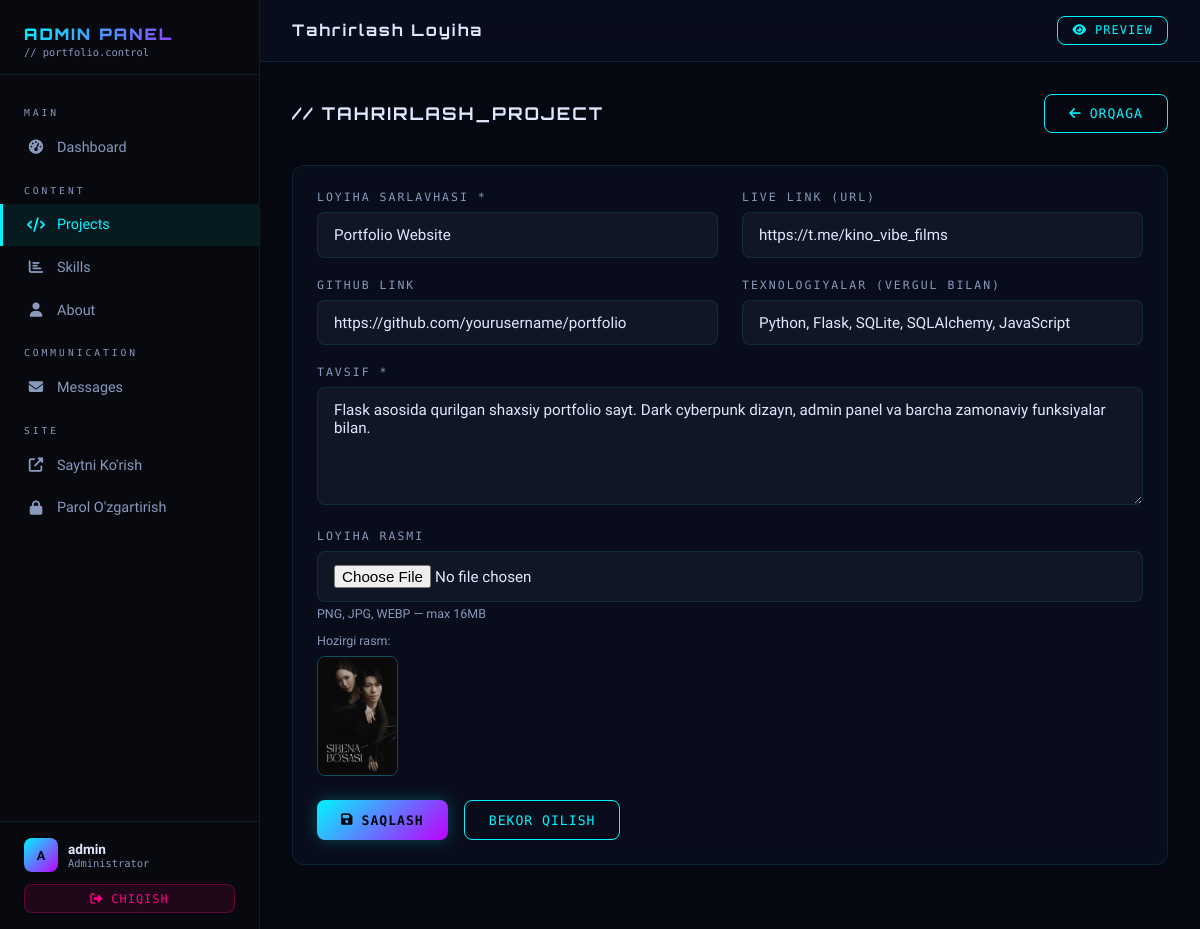
The app's page /admin/projects/edit/1 (signed in) with its own data.
### app.py (models this page shows, shortened)
class Project(db.Model):
    id = db.Column(db.Integer, primary_key=True)
    title = db.Column(db.String(200), nullable=False)
    description = db.Column(db.Text, nullable=False)
    image = db.Column(db.String(300), default='default_project.png')
    link = db.Column(db.String(500), nullable=True)
    github_link = db.Column(db.String(500), nullable=True)
    tech_stack = db.Column(db.String(500), nullable=True)  # "Python, Flask, SQLite"
    created_at = db.Column(db.DateTime, default=datetime.utcnow)

### app.py (the view, shortened to what this page needs)
@app.route('/admin/projects/edit/<int:id>', methods=['GET', 'POST'])
@login_required
def admin_edit_project(id):
    project = Project.query.get_or_404(id)
    return render_template('admin/project_form.html', project=project, action='Tahrirlash')

### app.py (called while the page is built)
def login_required(f):
    @wraps(f)
    def decorated_function(*args, **kwargs):
        if 'admin_logged_in' not in session:
            flash('Iltimos avval tizimga kiring', 'error')
            return redirect(url_for('admin_login'))
        return f(*args, **kwargs)
    return decorated_function

### templates/admin/project_form.html (shortened to what this page needs)
{% extends 'admin/base.html' %}
{% block topbar_title %}{{ action }} Loyiha{% endblock %}
{% block content %}
<div class="page-header">
    <div>
        <div class="page-title">// {{ action.upper() }}_PROJECT</div>
    </div>
    <a href="{{ url_for('admin_projects') }}" class="btn btn-outline">
        <i class="fas fa-arrow-left"></i> Orqaga
    </a>
</div>
<div class="card">
    <div class="card-body">
        <form method="POST" enctype="multipart/form-data">
            <div style="display:grid; grid-template-columns: 1fr 1fr; gap:1.5rem;">
                <div class="form-group">
                    <label class="form-label">Loyiha Sarlavhasi *</label>
                    <input type="text" name="title" class="form-control"
                           value="{{ project.title if project else '' }}"
                           placeholder="My Awesome Project" required>
                </div>
                <div class="form-group">
                    <label class="form-label">Live Link (URL)</label>
                    <input type="url" name="link" class="form-control"
                           value="{{ project.link if project else '' }}"
                           placeholder="https://myproject.com">
                </div>
            </div>
            <div style="display:grid; grid-template-columns: 1fr 1fr; gap:1.5rem;">
                <div class="form-group">
                    <label class="form-label">GitHub Link</label>
                    <input type="url" name="github_link" class="form-control"
                           value="{{ project.github_link if project else '' }}"
                           placeholder="https://github.com/user/repo">
                </div>
                <div class="form-group">
                    <label class="form-label">Texnologiyalar (vergul bilan)</label>
                    <input type="text" name="tech_stack" class="form-control"
                           value="{{ project.tech_stack if project else '' }}"
                           placeholder="Python, Flask, SQLite">
                </div>
            </div>
            <div class="form-group">
                <label class="form-label">Tavsif *</label>
                <textarea name="description" class="form-control" rows="5"
                          placeholder="Loyiha haqida batafsil ma'lumot..." required>{{ project.description if project else '' }}</textarea>
            </div>
            <div class="form-group">
                <label class="form-label">Loyiha Rasmi</label>
                <input type="file" name="image" class="form-control" id="image" accept="image/*">
                <div class="form-text">PNG, JPG, WEBP — max 16MB</div>
                {% if project and project.image and project.image != 'default_project.png' %}
                <div class="image-preview-wrap">
                    <p class="form-text" style="margin-bottom:0.5rem">Hozirgi rasm:</p>
                    <img src="{{ url_for('static', filename='uploads/' + project.image) }}"
                         class="image-preview" alt="Current image">
                </div>
                {% endif %}
            </div>
            <div style="display:flex; gap:1rem; margin-top:1rem;">
                <button type="submit" class="btn btn-primary">
                    <i class="fas fa-save"></i> Saqlash
                </button>
                <a href="{{ url_for('admin_projects') }}" class="btn btn-outline">
                    Bekor qilish
                </a>
            </div>
        </form>
    </div>
</div>
{% endblock %}

### static/css/admin.css (style rules this page uses)
:root { --bg-dark: #050810; --bg-card: #0a0f1e; --bg-sidebar: #07090f; --neon-cyan: #00f5ff; --neon-purple: #bf00ff; --neon-pink: #ff0080; --neon-green: #00ff88; --neon-orange: #ff9500; --text-primary: #e0e8ff; --text-secondary: #8899bb; --border-glow: rgba(0,245,255,0.3); --border-dim: rgba(0,245,255,0.1); --font-display: 'Orbitron', monospace; --font-mono: 'Share Tech Mono', monospace; --font-body: 'Rajdhani', sans-serif; --sidebar-w: 260px; --transition: 0.3s cubic-bezier(0.4,0,0.2,1); }
*, *::before, *::after { box-sizing: border-box; margin: 0; padding: 0; }
html { scroll-behavior: smooth; }
body { background: var(--bg-dark); color: var(--text-primary); font-family: var(--font-body); min-height: 100vh; }
a { color: var(--neon-cyan); text-decoration: none; transition: var(--transition); }
.form-group { margin-bottom: 1.25rem; }
.form-label { display: block; margin-bottom: 0.5rem; font-family: var(--font-mono); font-size: 0.72rem; color: var(--text-secondary); letter-spacing: 2px; text-transform: uppercase; }
.form-control { width: 100%; padding: 0.8rem 1rem; background: rgba(255,255,255,0.04); border: 1px solid var(--border-dim); border-radius: 8px; color: var(--text-primary); font-family: var(--font-body); font-size: 0.95rem; transition: var(--transition); resize: vertical; }
.form-control::placeholder { color: var(--text-secondary); opacity: 0.5; }
.form-text { font-size: 0.78rem; color: var(--text-secondary); margin-top: 0.3rem; }
.btn { display: inline-flex; align-items: center; gap: 8px; padding: 0.7rem 1.5rem; font-family: var(--font-mono); font-size: 0.82rem; letter-spacing: 1px; border-radius: 8px; cursor: pointer; border: none; transition: var(--transition); text-transform: uppercase; }
.btn-primary { background: linear-gradient(135deg, var(--neon-cyan), var(--neon-purple)); color: #050810; font-weight: 700; box-shadow: 0 0 15px rgba(0,245,255,0.25); }
.btn-outline { background: transparent; color: var(--neon-cyan); border: 1px solid var(--neon-cyan); }
.card { background: rgba(10,15,30,0.8); backdrop-filter: blur(10px); border: 1px solid var(--border-dim); border-radius: 12px; overflow: hidden; margin-bottom: 2rem; }
.card-body { padding: 1.5rem; }
.image-preview-wrap { margin-top: 0.75rem; }
.image-preview { max-width: 200px; max-height: 120px; object-fit: cover; border-radius: 8px; border: 1px solid var(--border-glow); }
.page-header { display: flex; justify-content: space-between; align-items: center; margin-bottom: 2rem; }
.page-title { font-family: var(--font-display); font-size: 1.1rem; font-weight: 700; letter-spacing: 2px; }

### records on screen
Project: title "Portfolio Website", link "https://t.me/kino_vibe_films", github_link "https://github.com/yourusername/portfolio", tech_stack "Python, Flask, SQLite, SQLAlchemy, JavaScript", description "Flask asosida qurilgan shaxsiy portfolio sayt. Dark cyberpunk dizayn, admin panel va barcha zamonaviy funksiyalar bilan.", image (picture)

### other values on screen
{{ session.get('admin_username', 'A')[0].upper() }} "A"
{{ session.get('admin_username', 'Admin') }} "admin"
{{ action }} "Tahrirlash"
{{ action.upper() }} "TAHRIRLASH"
